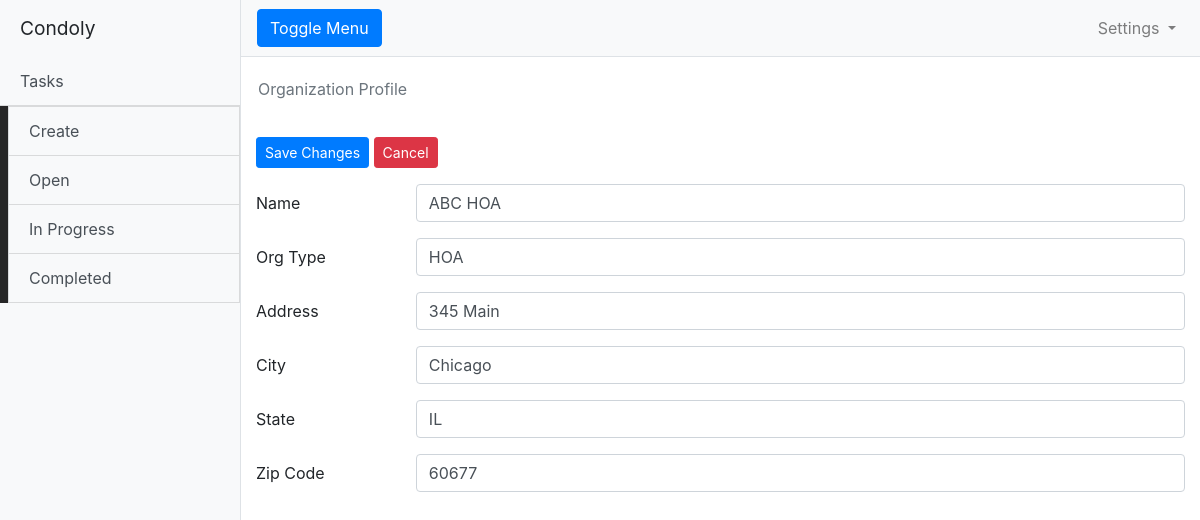
The app's page /organization/edit (signed in) with its own data.
### model.py (models this page shows)
class Organization:
    def __init__(self, name, org_type):
        self.name = name
        self.org_type = org_type
        self.admin_approved = 'false'
        self.approval_type = 'new'

### app.py (the view)
@app.route('/admin/organization/<org_id>/edit', methods=['GET', 'POST'])
@app.route('/organization/edit', defaults={'org_id': None}, methods=['GET', 'POST'])
def edit_org(org_id):
    session = get_session()
    if org_id is None:
        org = session.query(model.Organization).filter_by(id=flask_session["org_id_permanent"]).one()
    else:
        org = session.query(model.Organization).filter_by(id=org_id).one()
    if request.method == 'POST':
        org.name = request.form["name"]
        org.org_type = request.form["orgType"]
        org.street_address = request.form["address"]
        org.city = request.form["city"]
        org.state = request.form["state"]
        org.zipcode = request.form["zipcode"]
        org.categories = ', '.join(request.form.getlist("taskCategory"))
        if org.org_type == 'Vendor':
            org.admin_approved = 'false'
            target_zips_existing = session.query(model.TargetZip).filter_by(vendor_id=org.id).all()
            for tz in target_zips_existing:
                session.delete(tz)
            target_zips = request.form.getlist("targetZip1")
            target_radius = request.form.getlist("radius1")
            tzr = list(zip(target_zips,target_radius))
            tzr_objs = [ model.TargetZip(flask_session["org_id"], i[0], i[1]) for i in tzr if i[0] != ''  ]
            for obj in tzr_objs:
                session.add(obj)
        session.commit()
        session.flush()
        if org_id is None:
            return redirect(url_for('org_profile'))
        else:
            return redirect(url_for('admin_view_org', org_id=org_id))
    else:
        if flask_session["user_type"] == "Vendor" or flask_session["user_type"] == "admin":
            if org.categories == None:
                categories = []
            else:
                categories = org.categories.split(', ')
            target_zips = session.query(model.TargetZip).filter_by(vendor_id=org.id).all()
            return render_template('edit_org.html',
                                   org=org,
                                   categories=categories,
                                   user_type=flask_session['user_type'],
                                   target_zips=target_zips)
        else:
            return render_template('edit_org.html', org=org, user_type=flask_session['user_type'])

### app.py (called while the page is built)
@login_manager.user_loader
def load_user(user_id):
    if user_id is not None:
        session = get_session()
        return session.query(model.User).filter_by(id=user_id).one()
    return None

### templates/edit_org.html (shortened to what this page needs)
{% extends "base.html" %}
{% block content %}
        <div class="row">
	   <nav class="row">
            <nav class="navbar">
              <ol class="breadcrumb bg-white">
                 <li class="breadcrumb-item active" aria-current="page">Organization Profile</li>
              </ol>
            </nav>
	    </nav>
        </div>
	{% if user_type == 'admin'  %}
        <form id="org-form" action="{{ url_for('edit_org', org_id=org.id)  }}" method="post">
        {% else  %}
	<form id="org-form" action="{{ url_for('edit_org')  }}" method="post">
	{% endif  %}
           <button type="submit" class="btn btn-primary btn-sm">Save Changes</button>
	   {% if user_type == 'admin'  %}
           <a href="{{ url_for('admin_view_org', org_id=org.id)  }}" class="btn btn-danger btn-sm">Cancel</a>
           {% else  %}
           <a href="{{ url_for('org_profile')  }}" class="btn btn-danger btn-sm">Cancel</a>
	   {% endif %}
           <div class="form-group row">
            <label for="orgName" class="col-sm-2 col-form-label">Name</label>
	    <div class="col-sm-10">
	      <input type="text" class="form-control" id="orgName" name="name" value="{{ org.name  }}" />
            </div>
          </div>
           <div class="form-group row">
            <label for="orgType" class="col-sm-2 col-form-label">Org Type</label>
            <div class="col-sm-10">
	      <input type="text" class="form-control" id="orgType" name="orgType" value="{{ org.org_type  }}" />
            </div>
          </div>
          <div class="form-group row">
            <label for="orgAddress" class="col-sm-2 col-form-label">Address</label>
            <div class="col-sm-10">
        	<input type="text" class="form-control" id="orgName" name="address" value="{{ org.street_address  }}" />
            </div>
          </div>
          <div class="form-group row">
            <label for="orgCity" class="col-sm-2 col-form-label">City</label>
            <div class="col-sm-10">
        	<input type="text" class="form-control" id="orgCity" name="city" value="{{ org.city  }}" />
            </div>
          </div>
           <div class="form-group row">
            <label for="orgState" class="col-sm-2 col-form-label">State</label>
            <div class="col-sm-10">
		 <input type="text" class="form-control" id="orgState" name="state" value="{{ org.state  }}" />
            </div>
          </div>
          <div class="form-group row">
            <label for="orgZipcode" class="col-sm-2 col-form-label">Zip Code</label>
            <div class="col-sm-10">
		<input type="text" class="form-control" id="orgZipcode" name="zipcode" value="{{ org.zipcode  }}" />
            </div>
          </div>
        </form>
{% endblock  %}

### records on screen
Organization: name "ABC HOA", orgType "HOA", address "345 Main", city "Chicago", state "IL", zipcode "60677"
